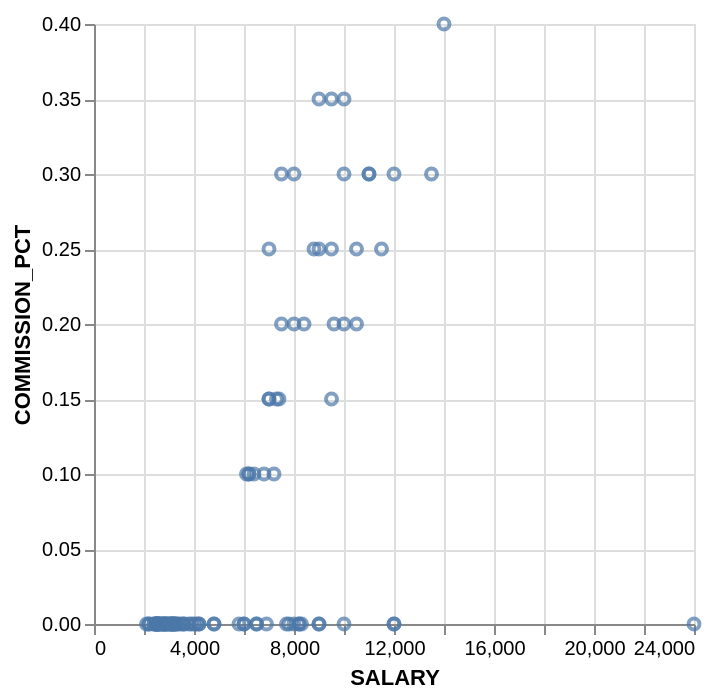

The Vega-Lite source for this figure:
### Vega-Lite specification from a JSON file in a GitHub repository (floating-point values rounded to 4 significant figures)
{"data": {"values": [{"x_data": 24000, "y_data": 0}, {"x_data": 9000, "y_data": 0}, {"x_data": 6000, "y_data": 0}, {"x_data": 4800, "y_data": 0}, {"x_data": 4800, "y_data": 0}, {"x_data": 4200, "y_data": 0}, {"x_data": 12000, "y_data": 0}, {"x_data": 9000, "y_data": 0}, {"x_data": 8200, "y_data": 0}, {"x_data": 7700, "y_data": 0}, {"x_data": 7800, "y_data": 0}, {"x_data": 6900, "y_data": 0}, {"x_data": 3100, "y_data": 0}, {"x_data": 2900, "y_data": 0}, {"x_data": 2800, "y_data": 0}, {"x_data": 2600, "y_data": 0}, {"x_data": 2500, "y_data": 0}, {"x_data": 8000, "y_data": 0}, {"x_data": 8200, "y_data": 0}, {"x_data": 6500, "y_data": 0}, {"x_data": 5800, "y_data": 0}, {"x_data": 3200, "y_data": 0}, {"x_data": 2700, "y_data": 0}, {"x_data": 2400, "y_data": 0}, {"x_data": 2200, "y_data": 0}, {"x_data": 3300, "y_data": 0}, {"x_data": 2800, "y_data": 0}, {"x_data": 2500, "y_data": 0}, {"x_data": 2100, "y_data": 0}, {"x_data": 3300, "y_data": 0}, {"x_data": 2900, "y_data": 0}, {"x_data": 2400, "y_data": 0}, {"x_data": 2200, "y_data": 0}, {"x_data": 3600, "y_data": 0}, {"x_data": 3200, "y_data": 0}, {"x_data": 2700, "y_data": 0}, {"x_data": 2500, "y_data": 0}, {"x_data": 3500, "y_data": 0}, {"x_data": 3100, "y_data": 0}, {"x_data": 2600, "y_data": 0}, {"x_data": 2500, "y_data": 0}, {"x_data": 14000, "y_data": 0.4}, {"x_data": 13500, "y_data": 0.3}, {"x_data": 12000, "y_data": 0.3}, {"x_data": 11000, "y_data": 0.3}, {"x_data": 10500, "y_data": 0.2}, {"x_data": 10000, "y_data": 0.3}, {"x_data": 9500, "y_data": 0.25}, {"x_data": 9000, "y_data": 0.25}, {"x_data": 8000, "y_data": 0.2}, {"x_data": 7500, "y_data": 0.2}, {"x_data": 7000, "y_data": 0.15}, {"x_data": 10000, "y_data": 0.35}, {"x_data": 9500, "y_data": 0.35}, {"x_data": 9000, "y_data": 0.35}, {"x_data": 8000, "y_data": 0.3}, {"x_data": 7500, "y_data": 0.3}, {"x_data": 7000, "y_data": 0.25}, {"x_data": 10500, "y_data": 0.25}, {"x_data": 9500, "y_data": 0.15}, {"x_data": 7200, "y_data": 0.1}, {"x_data": 6800, "y_data": 0.1}, {"x_data": 6400, "y_data": 0.1}, {"x_data": 6200, "y_data": 0.1}, {"x_data": 11500, "y_data": 0.25}, {"x_data": 10000, "y_data": 0.2}, {"x_data": 9600, "y_data": 0.2}, {"x_data": 7400, "y_data": 0.15}, {"x_data": 7300, "y_data": 0.15}, {"x_data": 6100, "y_data": 0.1}, {"x_data": 11000, "y_data": 0.3}, {"x_data": 8800, "y_data": 0.25}, {"x_data": 8400, "y_data": 0.2}, {"x_data": 7000, "y_data": 0.15}, {"x_data": 6200, "y_data": 0.1}, {"x_data": 3200, "y_data": 0}, {"x_data": 3100, "y_data": 0}, {"x_data": 2500, "y_data": 0}, {"x_data": 2800, "y_data": 0}, {"x_data": 4200, "y_data": 0}, {"x_data": 4100, "y_data": 0}, {"x_data": 3400, "y_data": 0}, {"x_data": 3000, "y_data": 0}, {"x_data": 3800, "y_data": 0}, {"x_data": 3600, "y_data": 0}, {"x_data": 2900, "y_data": 0}, {"x_data": 2500, "y_data": 0}, {"x_data": 4000, "y_data": 0}, {"x_data": 3900, "y_data": 0}, {"x_data": 3200, "y_data": 0}, {"x_data": 2800, "y_data": 0}, {"x_data": 3100, "y_data": 0}, {"x_data": 3000, "y_data": 0}, {"x_data": 2600, "y_data": 0}, {"x_data": 2600, "y_data": 0}, {"x_data": 6000, "y_data": 0}, {"x_data": 6500, "y_data": 0}, {"x_data": 10000, "y_data": 0}, {"x_data": 12000, "y_data": 0}, {"x_data": 8300, "y_data": 0}]}, "mark": "point", "encoding": {"x": {"field": "x_data", "type": "quantitative", "title": "SALARY"}, "y": {"field": "y_data", "type": "quantitative", "title": "COMMISSION_PCT"}}}
